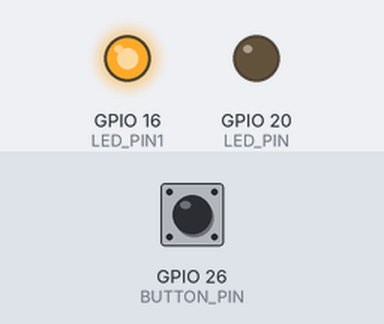
This program was run on a simulated Raspberry Pi (BCM pin numbers). On the bench: output pins drawn as LEDs (lit = HIGH). Dashed ring = blinking. The inputs (shaded band) are chosen by the test bench; at power-on: GPIO 26 (BUTTON_PIN) LOW.

Above: at 1.2 s.
1.3 s: GPIO 26 (BUTTON_PIN) pulled HIGH for 0.15 s
At 2.3 s:
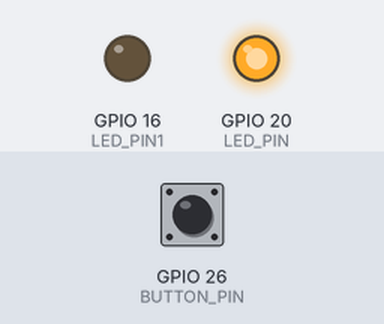
4.4 s: GPIO 26 (BUTTON_PIN) pulled HIGH for 1 s
At 6.2 s:
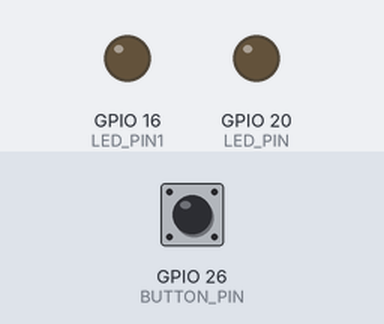
7.9 s: GPIO 26 (BUTTON_PIN) pulled HIGH for 3.2 s
At 8.5 s:
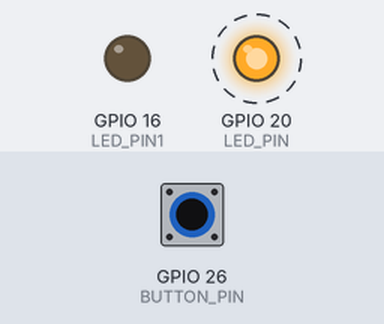
Timing chart, 0 to 13.4 s (numbered marks = the images above; inputs shaded):
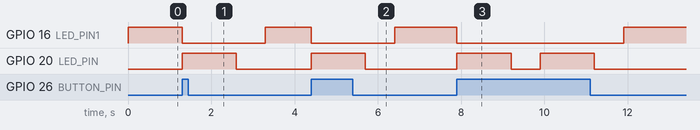

Measured:
- after the input at 1.3 s, GPIO 16 (LED_PIN1): HIGH → LOW at once, → HIGH 2.0 s later; GPIO 20 (LED_PIN): LOW → HIGH at once, → LOW 1.3 s later
- after the input at 4.4 s, GPIO 16 (LED_PIN1): HIGH → LOW at once, → HIGH 2.0 s later; GPIO 20 (LED_PIN): LOW → HIGH at once, → LOW 1.3 s later
- after the input at 7.9 s, GPIO 16 (LED_PIN1): HIGH → LOW at once, → HIGH 4.0 s later; GPIO 20 (LED_PIN): alternates HIGH for 1.3 s and LOW for 0.70 s, 4 changes in all, then stays LOW, starting at once

The program:

c.py
```python
import RPi.GPIO as GPIO
import time

LED_PIN = 20
LED_PIN1 = 16
BUTTON_PIN = 26

GPIO.setwarnings(False)
GPIO.setmode(GPIO.BCM)
GPIO.setup(LED_PIN, GPIO.OUT)
GPIO.setup(LED_PIN1, GPIO.OUT)
GPIO.setup(BUTTON_PIN, GPIO.IN, GPIO.PUD_DOWN)

# while True:
#     GPIO.output(LED_PIN, GPIO.HIGH)

while True:
    buttonState = GPIO.input(BUTTON_PIN)

    if buttonState == GPIO.HIGH:
        GPIO.output(LED_PIN1, GPIO.LOW)
        GPIO.output(LED_PIN, GPIO.HIGH)
        time.sleep(1.3)
        GPIO.output(LED_PIN, GPIO.LOW)
        time.sleep(0.7)
    else:
        GPIO.output(LED_PIN, GPIO.LOW)
        GPIO.output(LED_PIN1, GPIO.HIGH)
```
